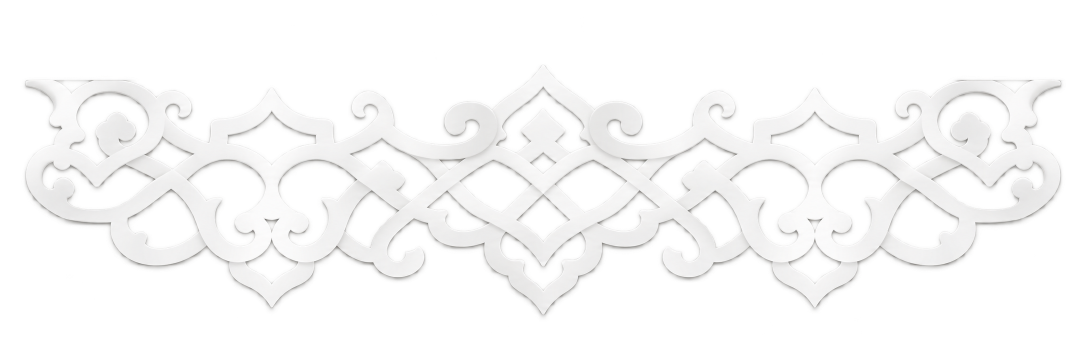
#> input picture tool/sources/Bordure arabesque blanche en relief.png, 2172 x 724 px, found by its file name (shown at 1/2 size)
$ python motif_art.py
#> lines starting #> are read from the running program, lines starting #| are printed output that depends on the picture; after the words box and inside, x2 and y2 are one past the last pixel; in counts of white or black regions, pixels touching at a corner belong together
"""Bakes the owner's two reference images into the app's motif assets.

    python tool/motif_art.py [out_dir]

Band: a seamless tile cut from the centre of the border, between two lobes.
Ornament: the button with its chevron painted out, cropped to its outline.
Disc: the ornament's centre disc alone, for ayah markers and in-pill buttons.
Each comes in Paper and in a Night twin, with a soft shadow baked in.
"""
import sys

import numpy as np
from PIL import Image
from scipy import ndimage as ni

BORDER = 'tool/sources/Bordure arabesque blanche en relief.png'
BUTTON = 'tool/sources/Bouton ornemental arabesque en relief.png'

# Page colours, from NoorColors: the hero band's plate must match them exactly.
PAGE = {'paper': (0xEE, 0xF0, 0xF4), 'night': (0x10, 0x12, 0x17)}

# The white paper's luminance onto charcoal sheets.
NIGHT_STOPS = [(120, (0x12, 0x14, 0x1A)), (200, (0x26, 0x2A, 0x33)),
               (240, (0x3A, 0x3F, 0x4B)), (255, (0x56, 0x5C, 0x6B))]
SHADOW = {'paper': 0.42, 'night': 0.8}

PX_PER_DP = 4
PANEL_BAND_DP = 52
PANEL_FOOT_DP = 5  # Room for the shadow under the pendants.
ORNAMENT_PX = 528  # 132 dp, the largest, at 4 px per dp.
DISC_PX = 160
FACE_R = 252  # In the reference's pixels: the flat face, inside its first groove.


def load(path):
    a = np.asarray(Image.open(path).convert('RGBA')).astype(float)
    # The cutout left a haze of alpha 1 all round the shape.
    a[..., 3] = np.where(a[..., 3] < 16, 0, a[..., 3])
    return a


def lum(a):
    return a[..., :3] @ np.array([0.299, 0.587, 0.114])


def tone(a, variant):
    if variant == 'paper':
        return a
    xs, cols = zip(*NIGHT_STOPS)
    out = a.copy()
    for i in range(3):
        out[..., i] = np.interp(lum(a), xs, [c[i] for c in cols])
    return out


def over(top, bottom):
    ta, ba = top[..., 3:] / 255, bottom[..., 3:] / 255
    oa = ta + ba * (1 - ta)
    rgb = (top[..., :3] * ta + bottom[..., :3] * ba * (1 - ta)) / np.maximum(oa, 1e-6)
    return np.dstack([rgb, oa * 255])


def cast(alpha, dy, sigma, variant, wrap=False):
    """A soft black copy of [alpha], dropped [dy] px and blurred."""
    mode = ('constant', 'wrap' if wrap else 'constant')
    s = ni.gaussian_filter(np.pad(alpha, ((dy, 0), (0, 0)))[:alpha.shape[0]], sigma, mode=mode)
    return np.dstack([np.zeros(alpha.shape + (3,)), s * SHADOW[variant]])


def bevel(a, wrap=False):
    """Lit top edges, shaded bottom ones: the paper's thickness at small sizes."""
    mode = ('nearest', 'wrap' if wrap else 'nearest')
    g = ni.sobel(ni.gaussian_filter(a[..., 3] / 255, 1.2, mode=mode), axis=0, mode=mode)
    out = a.copy()
    out[..., :3] = np.clip(out[..., :3] - 150 * g[..., None], 0, 255)
    return out


def resize(a, w, h):
    # Premultiplied, so the transparent ground does not bleed into the edge.
    p = a.copy()
    p[..., :3] *= a[..., 3:] / 255
    r = np.dstack([np.asarray(Image.fromarray(p[..., i].astype('float32'), 'F')
                              .resize((w, h), Image.LANCZOS)) for i in range(4)])
    r[..., 3] = np.clip(r[..., 3], 0, 255)
    r[..., :3] = np.clip(r[..., :3] / np.maximum(r[..., 3:] / 255, 1e-6), 0, 255)
    return r


def save(a, path, lossless=False):
    im = Image.fromarray(np.clip(a + 0.5, 0, 255).astype('uint8'), 'RGBA')
    im.save(path, 'WEBP', lossless=lossless, quality=90, alpha_quality=100, method=6)
    print(path, im.size)


# ------------------------------------------------------------------------ Band
def band_tile(a):
    """Centre of the border: a lobe's axis to the next, forced seamless."""
    alpha = a[..., 3]
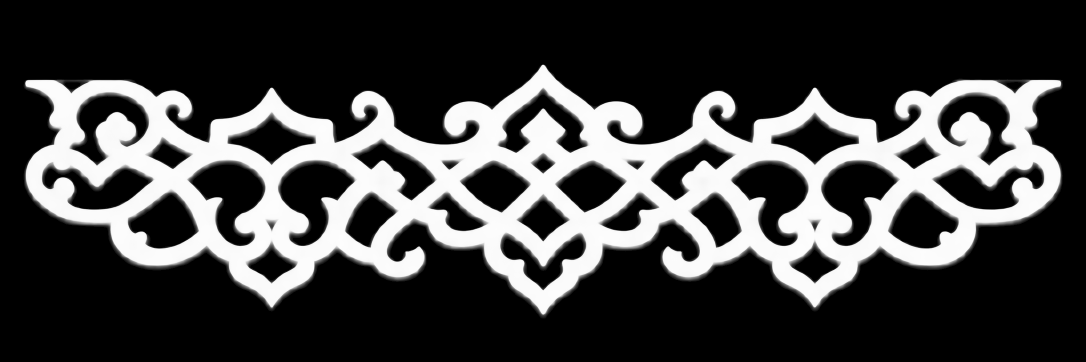
#> alpha: shape (724, 2172) float64 (shown at 1/2 size); min 0, max 255, mean 65.2
    seam = min(range(480, 601), key=lambda x: np.abs(
        alpha[:, x - 60:x][:, ::-1] - alpha[:, x:x + 60]).mean())
#> seam = 544
    half = a[:, seam:a.shape[1] // 2]
    # The art is nearly symmetric; mirroring makes the tile's two ends the same.
    tile = np.concatenate([half, half[:, ::-1]], axis=1)
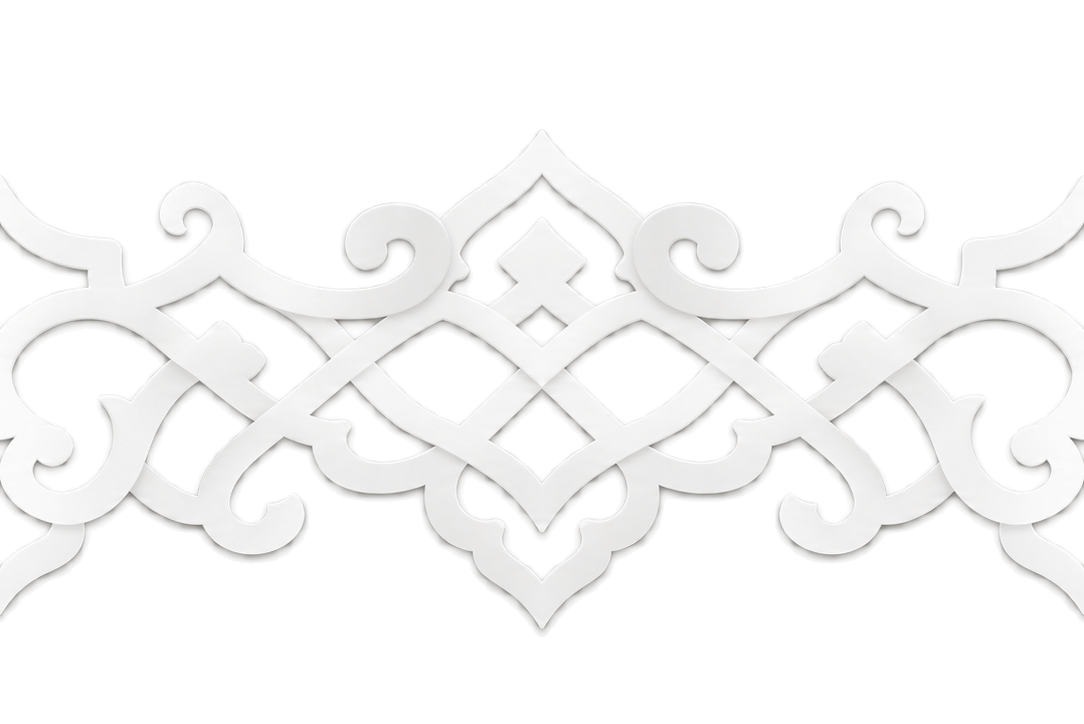
#> tile: shape (724, 1084, 4) float64; mean R, G, B, A 107.6, 107.3, 106.9, 71.2; transparent parts drawn white
    rows = np.where(tile[..., 3].max(axis=1) > 0)[0]
#> rows = 508 values from 129 to 636
    print('band seam at x =', seam, 'tile', tile.shape[1], 'x', rows[-1] - rows[0] + 1)
#| band seam at x = 544 tile 1084 x 508
    return tile[rows[0]:rows[-1] + 1]
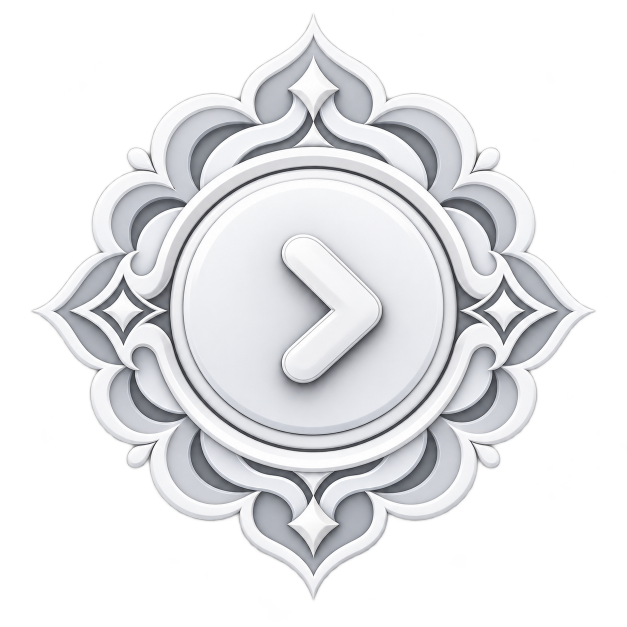
#> input picture tool/sources/Bouton ornemental arabesque en relief.png, 1254 x 1254 px, found by its file name (shown at 1/2 size)


def fit_width(tile, h):
    # The art test wants widths divisible by 4.
    return 4 * round(tile.shape[1] * h / tile.shape[0] / 4)


def panel_band(tile, variant, out):
    """Cards and sheets: real holes, on whatever paper is behind."""
    H, foot = PANEL_BAND_DP * PX_PER_DP, PANEL_FOOT_DP * PX_PER_DP
    art_h = H - foot
    w = fit_width(tile, art_h)
    art = np.zeros((H, w, 4))
    art[:art_h] = resize(bevel(tone(tile, variant), wrap=True), w, art_h)
    save(over(art, cast(art[..., 3], 5, 5, variant, wrap=True)),
         f'{out}/motif_band_{variant}.webp')


def paint_out_chevron(a):
    """Returns the art with its disc's chevron gone, the centre and disc radius."""
    al = a[..., 3]
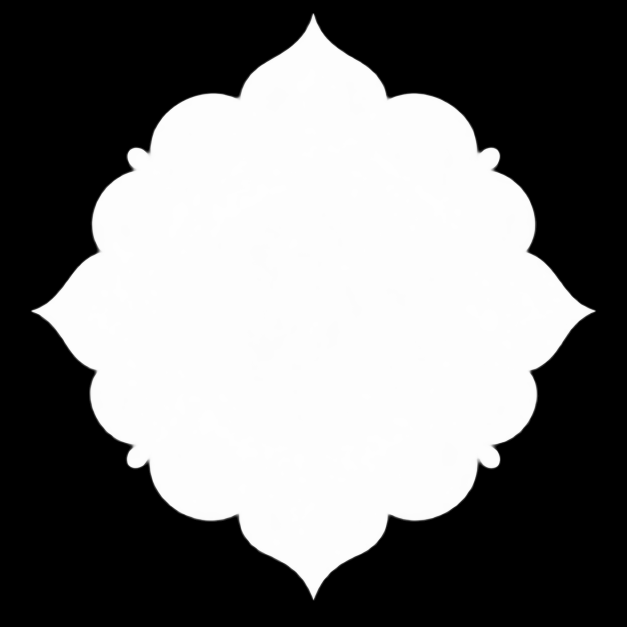
#> al: shape (1254, 1254) float64 (shown at 1/2 size); min 0, max 255, mean 119.5
    ys, xs = np.where(al > 128)
    cx, cy = (xs.min() + xs.max()) / 2, (ys.min() + ys.max()) / 2
#> cx = 626.5; cy = 612.5
    Y, X = np.mgrid[:al.shape[0], :al.shape[1]]
    R = np.hypot(X - cx, Y - cy)

    # The disc ends at the dark groove between it and the ring.
    L = lum(a)
#> in lum, `return a[..., :3] @ np.array([0.299, 0.587, 0.114])`:
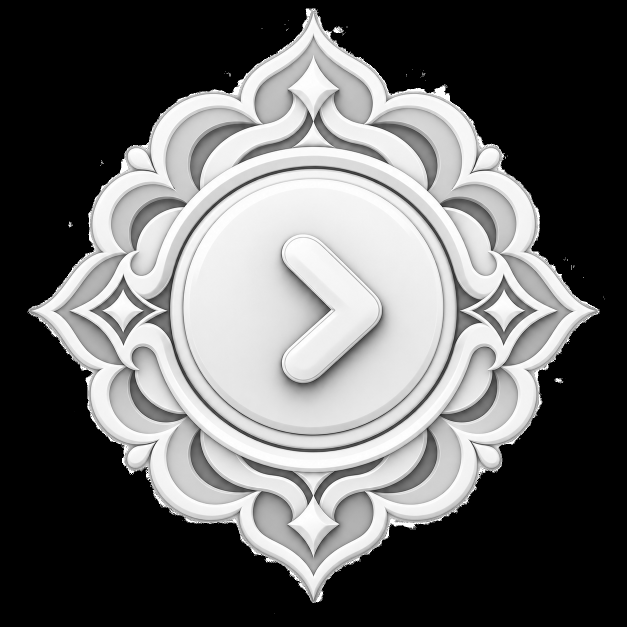
#> returned value: shape (1254, 1254) float64 (shown at 1/2 size); min 0, max 255, mean 102.1
    radii = list(range(220, 340, 2))
    rim = radii[int(np.argmin([np.median(L[(R >= r) & (R < r + 2)]) for r in radii]))]
#> rim = 288
    r = rim - 4
#> r = 284
    print('ornament centre', cx, cy, 'disc radius', r)
#| ornament centre 626.5 612.5 disc radius 284

    # The disc's shading is smooth: fit it, refitting without what stands off
    # the fit, which is the chevron and its shadow.
    inside = R < FACE_R - 6
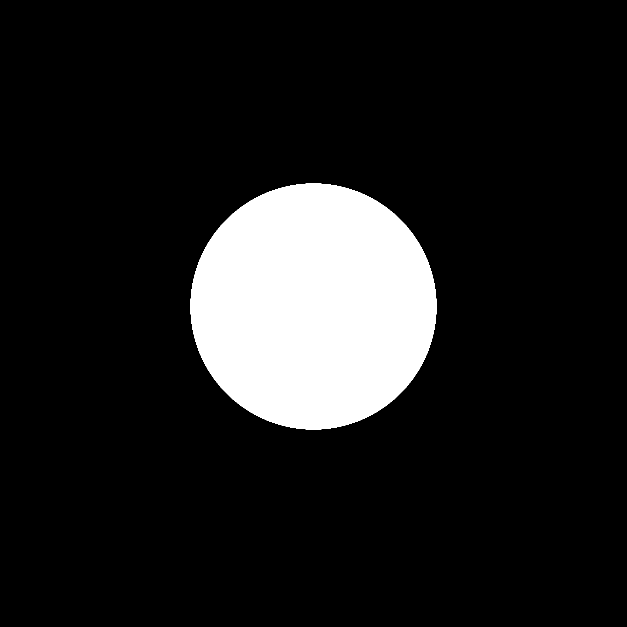
#> inside: shape (1254, 1254) bool (shown at 1/2 size); 12.1% white; 1 white region, box (x1, y1, x2, y2) and area: (381, 367, 873, 859) 190120
    xn, yn = (X - cx) / r, (Y - cy) / r
    basis = np.stack([np.ones_like(xn), xn, yn, xn * yn, xn ** 2, yn ** 2,
                      xn ** 3, yn ** 3, xn ** 2 * yn, xn * yn ** 2], axis=-1)
    keep = inside.copy()
    for _ in range(5):
        fit = np.dstack([basis @ np.linalg.lstsq(basis[keep], a[..., c][keep], rcond=None)[0]
                         for c in range(3)])
        off = np.abs(a[..., :3] - fit).mean(axis=-1)
        keep = inside & (off < 2.5)
    mask = ni.binary_dilation(inside & ~keep, iterations=12)
#> mask: shape (1254, 1254) bool; 11.9% white; 1 white region, box (x1, y1, x2, y2) and area: (369, 355, 885, 871) 187132
    soft = ni.gaussian_filter(mask.astype(float), 6)[..., None]
    out = a.copy()
    out[..., :3] = a[..., :3] * (1 - soft) + fit * soft
    return out, cx, cy, r


def ornament(clean, cx, cy, r, variant, out):
    a = bevel(tone(clean, variant))
    ys, xs = np.where(a[..., 3] > 128)
    half = max(xs.max() - cx, cx - xs.min(), ys.max() - cy, cy - ys.min())
    side = 2 * int(half * 1.08)  # 8 percent all round, for the shadow.
    x0, y0 = int(cx - side / 2), int(cy - side / 2)
    canvas = np.zeros((side, side, 4))
    sub = a[max(y0, 0):y0 + side, max(x0, 0):x0 + side]
    canvas[max(-y0, 0):max(-y0, 0) + sub.shape[0],
           max(-x0, 0):max(-x0, 0) + sub.shape[1]] = sub
    s = resize(canvas, ORNAMENT_PX, ORNAMENT_PX)
    print('disc is', round(2 * r / side, 3), 'of the ornament image')
    save(over(s, cast(s[..., 3], 12, 11, variant)), f'{out}/motif_ornament_{variant}.webp')


def disc(clean, cx, cy, r, variant, out):
    side = int(r * 2.2)
    x0, y0 = int(cx - side / 2), int(cy - side / 2)
    sub = tone(clean, variant)[y0:y0 + side, x0:x0 + side].copy()
    Y, X = np.mgrid[:side, :side]
    R = np.hypot(X - side / 2, Y - side / 2)
    # Round off at the rim: the ring and petals go.
    sub[..., 3] = np.clip(r + 1 - R, 0, 1) * 255
    # Lit lip above, shaded lip below: the disc's own relief.
    lip = np.clip((R - (r - 14)) / 14, 0, 1) * (Y - side / 2) / r
    sub[..., :3] = np.clip(sub[..., :3] - 40 * lip[..., None], 0, 255)
    s = resize(sub, DISC_PX, DISC_PX)
    save(over(s, cast(s[..., 3], 4, 4, variant)), f'{out}/motif_disc_{variant}.webp')


if __name__ == '__main__':
    out = sys.argv[1] if len(sys.argv) > 1 else 'assets/images/art'
    tile = band_tile(load(BORDER))
    clean, cx, cy, r = paint_out_chevron(load(BUTTON))
#> cx = 626.5; cy = 612.5; r = 284
    for variant in PAGE:
#> (the run stopped early here; a loop or call above may not have finished)
